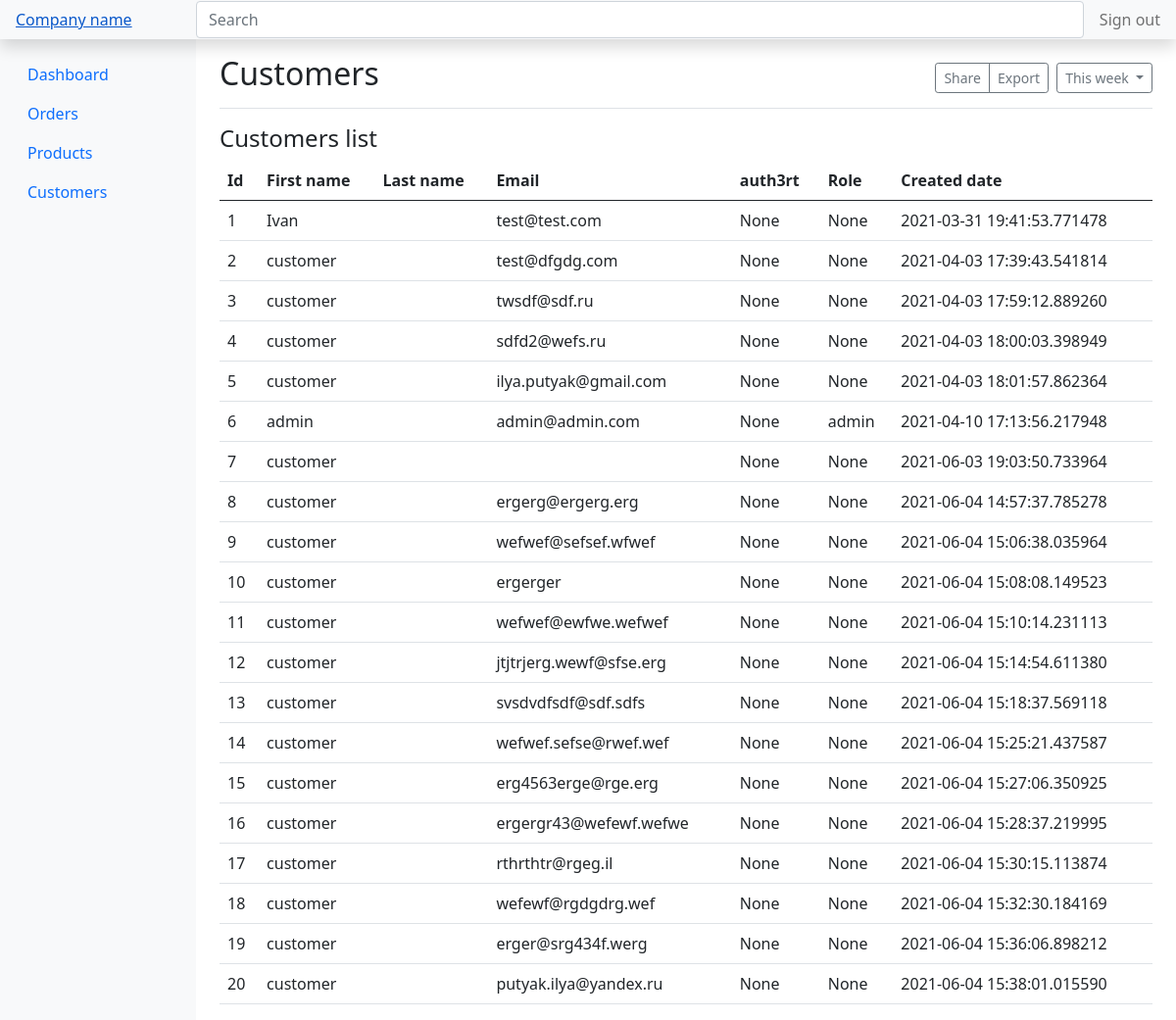
The page /admin/customers (signed in) on the database as committed earlier.
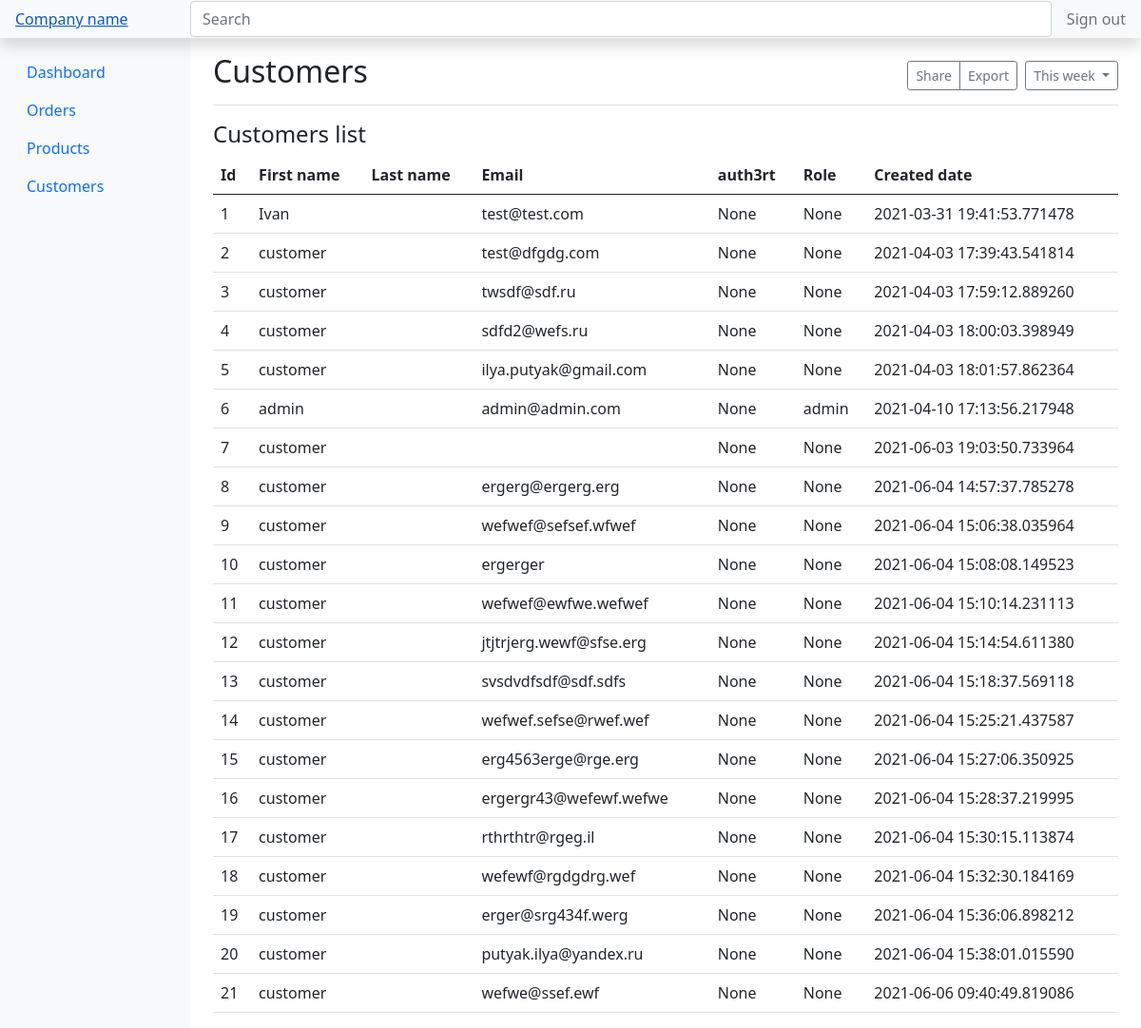
The same page on the database as committed later.
### app.py (models this page shows)
class Customer(db.Model):
    __tablename__ = 'customers'
    id = db.Column(db.Integer, primary_key=True)
    firstname = db.Column(db.String, nullable=False)
    lastname = db.Column(db.String, nullable=True)
    email = db.Column(db.String, nullable=False, unique=True)
    password = db.Column(db.String, nullable=True)
    auth3rt = db.Column(db.String, nullable=True)
    role = db.Column(db.String, nullable=True)
    cdate = db.Column(db.DateTime, default=datetime.datetime.utcnow)

### app.py (the view)
@app.route('/admin/customers')
def admin_customers():
    try:
        session['auth_admin']
        query_customers = Customer.query.all()
        customers = []
        for i in query_customers:
            customers.append(dict(id=i.id, firstname=i.firstname, email=i.email, password=i.password, auth3rt=i.auth3rt, role=i.role, cdate=i.cdate))
        return render_template('admin_customers.html', customers=customers)
    except:
        return render_template('admin_dashboard.html', memo='memo')

### templates/admin_customers.html (shortened to what this page needs)
<!doctype html>
<html lang="en">
<head>
    <link href="https://getbootstrap.com/docs/5.0/dist/css/bootstrap.min.css" rel="stylesheet"
>
    <link href="https://getbootstrap.com/docs/5.0/examples/dashboard/dashboard.css" rel="stylesheet">
</head>
<body>
<header class="navbar navbar-light sticky-top bg-light flex-md-nowrap p-0 shadow">
    <a class="navbar navbar-light sticky-top bg-light col-md-3 col-lg-2 me-0 px-3" href="#">Company name</a>
    <input class="form-control form-control-dark w-100" type="text" placeholder="Search" aria-label="Search">
    <ul class="navbar-nav px-3">
        <li class="nav-item text-nowrap">
            <a class="nav-link" href="/delete-admin-auth/">Sign out</a>
        </li>
    </ul>
</header>
<div class="container-fluid">
    <div class="row">
        <nav id="sidebarMenu" class="col-md-3 col-lg-2 d-md-block bg-light sidebar collapse">
            <div class="position-sticky pt-3">
                <ul class="nav flex-column">
                    <li class="nav-item">
                        <a class="nav-link" href="/admin/dashboard">
                            Dashboard
                        </a>
                    </li>
                    <li class="nav-item">
                        <a class="nav-link" href="/admin/orders">
                            Orders
                        </a>
                    </li>
                    <li class="nav-item">
                        <a class="nav-link" href="/admin/products">
                            Products
                        </a>
                    </li>
                    <li class="nav-item">
                        <a class="nav-link active" aria-current="page" href="/admin/customers">
                            Customers
                        </a>
                    </li>
                </ul>
            </div>
        </nav>
        <main class="col-md-9 ms-sm-auto col-lg-10 px-md-4">
            <div class="d-flex justify-content-between flex-wrap flex-md-nowrap align-items-center pt-3 pb-2 mb-3 border-bottom">
                <h1 class="h2">Customers</h1>
                <div class="btn-toolbar mb-2 mb-md-0">
                    <div class="btn-group me-2">
                        <button type="button" class="btn btn-sm btn-outline-secondary">Share</button>
                        <button type="button" class="btn btn-sm btn-outline-secondary">Export</button>
                    </div>
                    <button type="button" class="btn btn-sm btn-outline-secondary dropdown-toggle">
                        This week
                    </button>
                </div>
            </div>
            <h4>Customers list</h4>
            <div class="table-responsive">
                <table class="table table-hover">
                    <thead>
                    <tr>
                        <th>Id</th>
                        <th>First name</th>
                        <th>Last name</th>
                        <th>Email</th>
                        <th>auth3rt</th>
                        <th>Role</th>
                        <th>Created date</th>
                    </tr>
                    </thead>
                    <tbody>
                    {% for i in customers %}
                    <tr data-toggle="modal" data-target="#{{ i.id }}">
                        <td>{{ i.id }}</td>
                        <td>{{ i.firstname }}</td>
                        <td>{{ i.lastname }}</td>
                        <td>{{ i.email }}</td>
                        <td>{{ i.auth3rt }}</td>
                        <td>{{ i.role }}</td>
                        <td>{{ i.cdate }}</td>
                    </tr>
                    {% endfor %}
                    </tbody>
                </table>
            </div>
        </main>
    </div>
</div>
</body>
</html>

Rows that differ between the two databases and show on the page:
added Customer: id "21", firstname "customer", email "wefwe@ssef.ewf", auth3rt "None", role "None", cdate "2021-06-06 09:40:49.819086"
